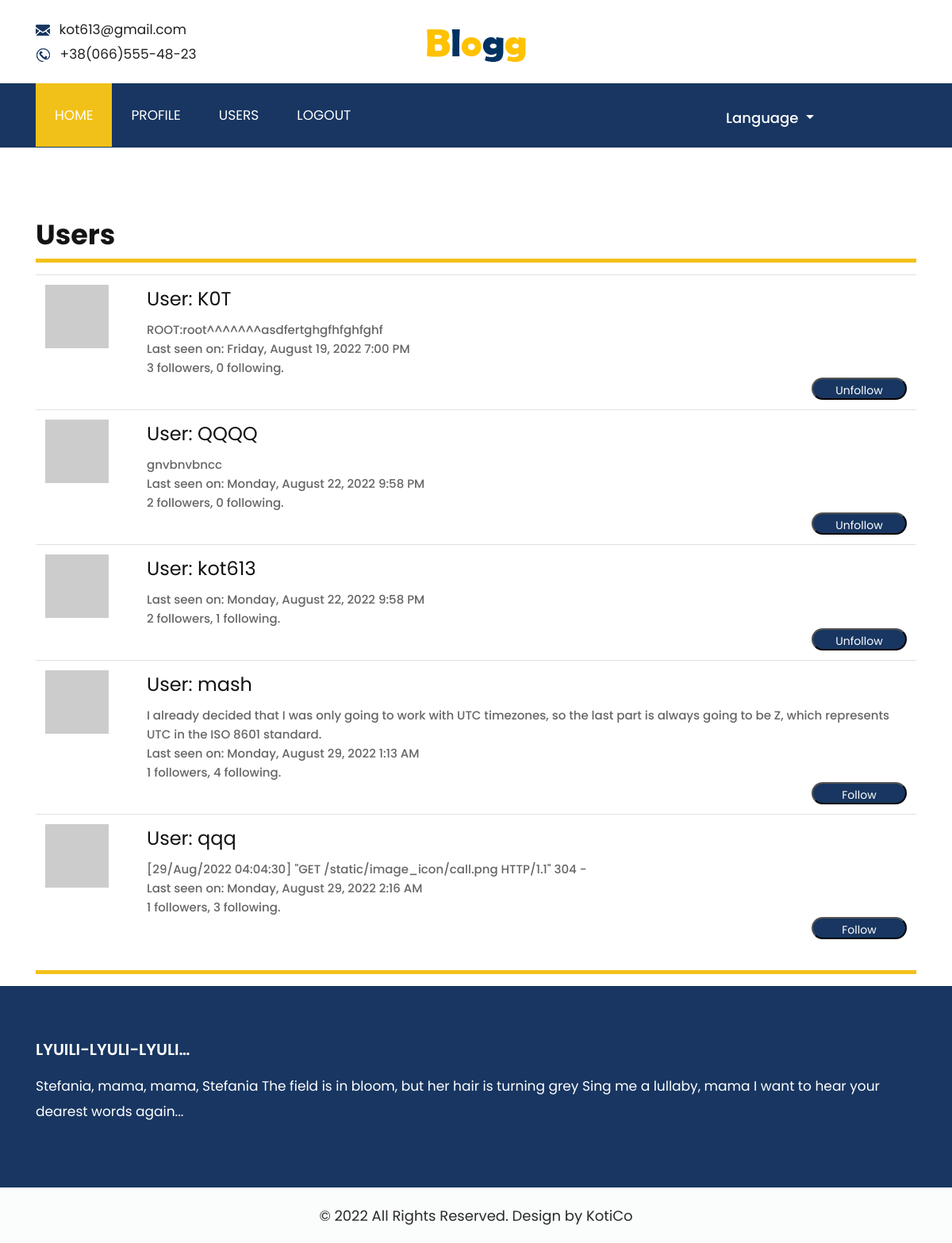
Page /users (signed in) on the earlier database version.
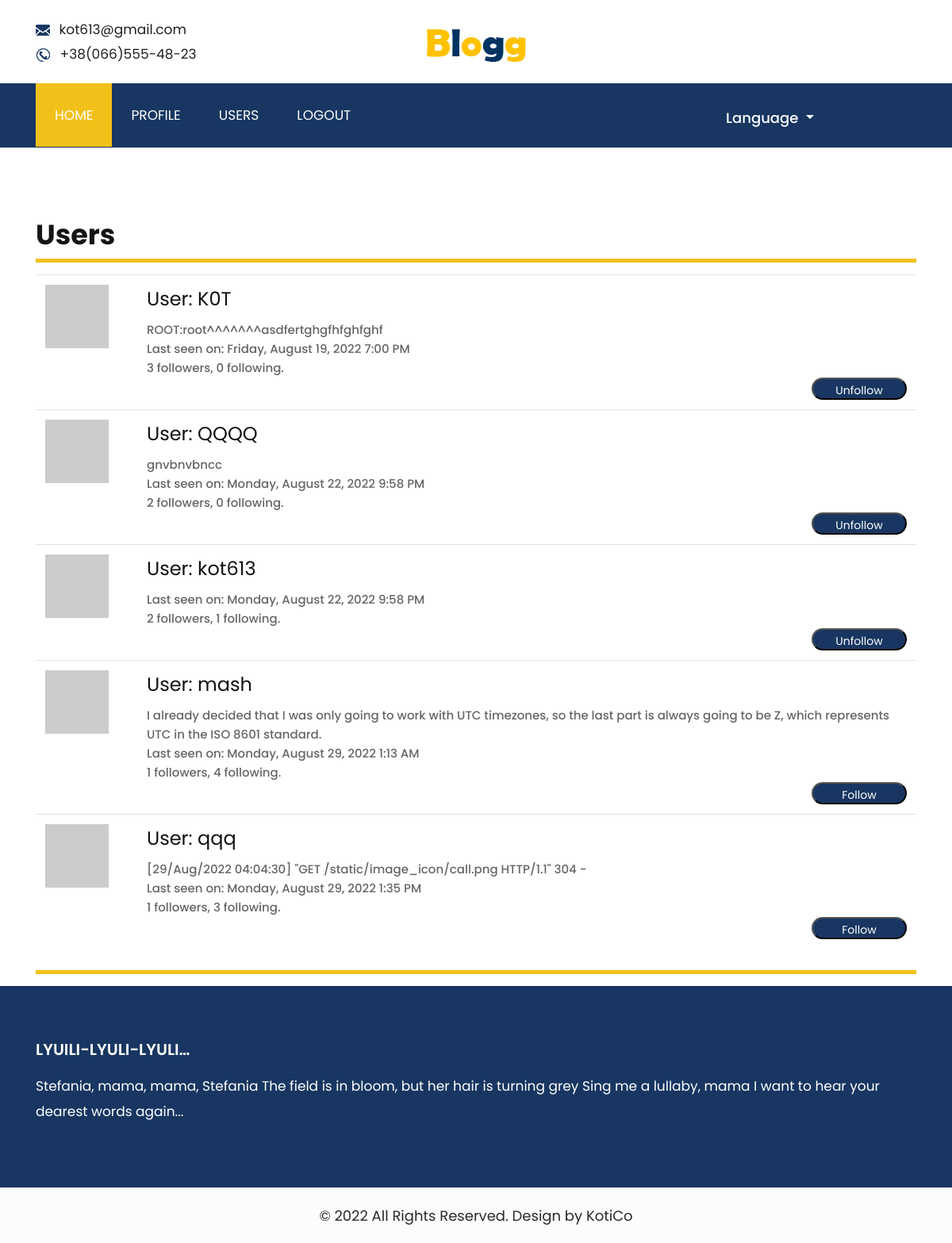
Same page on the later database version.
### app/models.py (models this page shows, shortened)
class User(UserMixin, db.Model):
    id = db.Column(db.Integer, primary_key=True)
    username = db.Column(db.String(64), index=True, unique=True)
    email = db.Column(db.String(120), index=True, unique=True)
    password_hash = db.Column(db.String(128))
    about_me = db.Column(db.String(255))
    last_seen = db.Column(db.DateTime, default=datetime.utcnow)
    posts = db.relationship('Post', backref='author', lazy='dynamic')
    followed = db.relationship(
        'User', secondary=followers,
        primaryjoin=(followers.c.follower_id == id),
        secondaryjoin=(followers.c.followed_id == id),
        backref=db.backref('followers', lazy='dynamic'), lazy='dynamic')
    def avatar(self, size):
        digest = md5(self.email.lower().encode('utf-8')).hexdigest()
        return f'https://www.gravatar.com/avatar/{digest}?d=identicon&s={size}'
    def is_following(self, user):
        return self.followed.filter(
            followers.c.followed_id == user.id).count() > 0

### app/main/routes.py (the view)
@bp.route('/users')
@login_required
def users():
    form = EmptyForm()
    users = db.session.query(User).all()
    return render_template('users.html', title=_('Users'), users=users, form=form)

### app/main/forms.py
class EmptyForm(FlaskForm):
    submit = SubmitField(_l('Submit'))

### app/main/routes.py (called while the page is built)
@bp.before_request
def before_request():
    if current_user.is_authenticated:
        current_user.last_seen = datetime.utcnow()
        db.session.commit()

### app/models.py (called while the page is built)
@login.user_loader
def load_user(id_db):
    return User.query.get(int(id_db))

### app/templates/users.html (shortened to what this page needs)
{% extends "base.html" %}
{% block app_content %}
<div class="row">
    <div class="col-md-12">
        <div class="titlepage">
            <h2>{{ _('Users') }}
        </div>
    </div>
</div>
<table class="table table-hover">
    {% for user in users %}
    {% if user != current_user %}
    <tr>
        <td width="128px"><img src="{{ user.avatar(128) }}"></td>
        <td>
            <h1>{{ _('User:') }} {{ user.username }}</h1>
            {% if user.about_me %}<p>{{ user.about_me }}</p>{% endif %}
            {% if user.last_seen %}<p>{{ _('Last seen on:') }} {{ moment(user.last_seen).format('LLLL') }}</p>{% endif %}
            <p>{{ user.followers.count() }} {{ _('followers,') }} {{ user.followed.count() }} {{ _('following.') }}</p>
            {% if user == current_user %}
            <p></p>
            {% elif not current_user.is_following(user) %}
            <p>
            <form action="{{ url_for('main.follow', username=user.username) }}" method="post">
                {{ form.submit(value=_('Follow'), class_='order') }}
            </form>
            {% else %}
            <p>
            <form action="{{ url_for('main.unfollow', username=user.username) }}" method="post">
                {{ form.submit(value=_('Unfollow'), class_='order') }}
            </form>
            {% endif %}
        </td>
    </tr>
    {% endif %}
    {% endfor %}
</table>
{% include '_pagination.html' %}
{% endblock %}

### app/templates/base.html (shortened to what this page needs)
<!DOCTYPE html>
<html lang="en">
<head>
    <link rel="stylesheet" href="{{ url_for('static', filename='css/bootstrap.min.css') }}">
    <link rel="stylesheet" href="{{ url_for('static', filename='css/style.css') }}">
    <link rel="stylesheet" href="{{ url_for('static', filename='css/responsive.css') }}">
    <link rel="stylesheet" href="{{ url_for('static', filename='css/jquery.mCustomScrollbar.min.css') }}">
    <link rel="stylesheet" href="https://netdna.bootstrapcdn.com/font-awesome/4.0.3/css/font-awesome.css">
    <link rel="stylesheet" href="https://cdnjs.cloudflare.com/ajax/libs/fancybox/2.1.5/jquery.fancybox.min.css"
          media="screen">
</head>
<body class="main-layout">
{% block navbar %}
<header>
    <div class="header">
        <div class="header_midil">
            <div class="container">
                <div class="row d_flex">
                    <div class="col-md-4">
                        <ul class="conta_icon d_none1">
                            <li><a href="mailto:kot613@gmail.com"><img
                                    src="{{ url_for('static', filename='image_icon/email.png') }}" alt="email"/>
                                kot613@gmail.com</a></li>
                            <li><a href="mailto:kot613@gmail.com"><img
                                    src="{{ url_for('static', filename='image_icon/call.png') }}" alt="email"/>
                                +38(066)555-48-23</a></li>
                        </ul>
                    </div>
                    <div class="col-md-4">
                        <a class="logo" href="{{ url_for('main.index') }}"><img
                                src="{{ url_for('static', filename='image_icon/logo.png') }}" alt="#"/></a>
                    </div>
                </div>
            </div>
        </div>
        <div class="header_bottom">
            <div class="container">
                <div class="row">
                    <div class="col-xl-8 col-lg-8 col-md-8 col-sm-8">
                        <nav class="navigation navbar navbar-expand-md navbar-dark ">
                            <div class="collapse navbar-collapse" id="navbarsExample04">
                                <ul class="navbar-nav mr-auto">
                                    <li class="nav-item active">
                                        <a class="nav-link" href="{{ url_for('main.index') }}">{{ _('Home') }}</a>
                                    </li>
                                    {% if current_user.is_anonymous %}
                                    <li class="nav-item">
                                        <a class="nav-link" href="{{ url_for('auth.login') }}">{{ _('Login') }}</a>
                                    </li>
                                    {% else %}
                                    <li class="nav-item">
                                        <a class="nav-link"
                                           href="{{ url_for('main.user', username=current_user.username) }}">{{
                                            _('Profile') }}</a>
                                    </li>
                                    <li class="nav-item">
                                        <a class="nav-link" href="{{ url_for('main.users') }}">{{ _('Users') }}</a>
                                    </li>
                                    <li class="nav-item">
                                        <a class="nav-link" href="{{ url_for('auth.logout') }}">{{ _('Logout') }}</a>
                                    </li>
                                    {% endif %}
                                </ul>
                            </div>
                        </nav>
                    </div>
                    <div class="search">
                            <button class="dropdown dropdown-toggle" type="button" id="dropdownMenuButton"
                                    data-toggle="dropdown" aria-haspopup="true" aria-expanded="false">
                                {{ _('Language') }}
                            </button>
                        </div>
                    </div>
                </div>
            </div>
        </div>
</header>
{% endblock %}
<div class="news">
    {% block content %}
    <div class="container">
        {% block app_content %}{% endblock %}
    </div>
    {% endblock %}
</div>
{% block footer %}
<footer>
    <div class="footer">
        <div class="container">
            <div class="row">
                <div class="col-md-12">
                    <div class="inror_box">
                        <h3>{{_("Lyuili-lyuli-lyuli…")}} </h3>
                        <p>{{ _("Stefania, mama, mama, Stefania
                            The field is in bloom, but her hair is turning grey
                            Sing me a lullaby, mama
                            I want to hear your dearest words again...") }}</p>
                    </div>
                </div>
            </div>
        </div>
        <div class="copyright">
            <div class="container">
                <div class="row">
                    <div class="col-md-12">
                        <p>© {{ moment().format('YYYY') }} {{ _("All Rights Reserved. Design by ") }}<a
                                href="#">KotiCo</a>
                        </p>
                    </div>
                </div>
            </div>
        </div>
    </div>
</footer>
{% endblock %}
</body>

### app/templates/_pagination.html (shortened to what this page needs)
<nav>
    <div class="row">
        <div class="col-xl-8 col-lg-8 col-md-8 col-sm-8">
        </div>
    </div>
</nav>
<div class="titlepage">
    <h2></h2>
</div>

### app/static/css/style.css (style rules this page uses)
* { box-sizing: border-box !important; }
html { scroll-behavior: smooth; }
body { color: #666666; font-size: 14px; font-family: 'Poppins', sans-serif; line-height: 1.80857; font-weight: normal; }
a { color: #1f1f1f; text-decoration: none !important; outline: none !important; -webkit-transition: all .3s ease-in-out; -moz-transition: all .3s ease-in-out; -ms-transition: all .3s ease-in-out; -o-transition: all .3s ease-in-out; transition: all .3s ease-in-out; }
h1, h2, h3, h4, h5, h6 { letter-spacing: 0; font-weight: normal; position: relative; padding: 0 0 10px 0; line-height: normal; color: #111111; margin: 0 }
h1 { font-size: 24px; }
h2 { font-size: 18px; }
h3 { font-size: 18px; }
*, *::after, *::before { -webkit-box-sizing: border-box; -moz-box-sizing: border-box; box-sizing: border-box; }
ul, li, ol { margin: 0; padding: 0; list-style: none; }
p { margin: 0; font-weight: 500; font-size: 15px; line-height: 24px; }
a { color: #222222; text-decoration: none; outline: none !important; }
a, .btn { text-decoration: none !important; outline: none !important; -webkit-transition: all .3s ease-in-out; -moz-transition: all .3s ease-in-out; -ms-transition: all .3s ease-in-out; -o-transition: all .3s ease-in-out; transition: all .3s ease-in-out; }
img { max-width: 100%; height: auto; }
button { border: 0; margin: 0; padding: 0; cursor: pointer; }
.header { width: 100%; background: #fff; }
ul.conta_icon li a img { padding-right: 7px; }
.header_midil { padding: 22px 0; }
.logo { text-align: center; display: block; }
ul.conta_icon li a { color: #202020; font-size: 17px; }
.order { padding-top: 2px; float: right; max-width: 120px; font-size: 14px !important; color: #fff !important; height: 28px; width: 100%; background-color: #183661; display: block; text-align: center; border-radius: 40px; }
.header_bottom { background-color: #183661; }
.navigation.navbar { float: left; padding: 0; }
.navigation.navbar-dark .navbar-nav .nav-link { padding: 30px 24px; color: #ffffff; font-size: 17px; line-height: 20px; font-weight: 400; text-transform: uppercase; }
.navigation.navbar-dark .navbar-nav .active>.nav-link, .navigation.navbar-dark .navbar-nav .nav-link.active, .navigation.navbar-dark .navbar-nav .nav-link.show, .navigation.navbar-dark .navbar-nav .show>.nav-link { background-color: #f2c119; }
.navbar-expand-md .navbar-nav { padding-right: 10px; }
.search { padding: 24px 0; text-align: right; margin-left: 10%; }
.titlepage h2 { font-size: 35px; color: #141414; line-height: 40px; font-weight: bold; padding: 0; }
.d_flex { display: flex; align-items: center; flex-wrap: wrap; }
.news { background-color: #fff; padding-top: 90px; }
.news .titlepage h2 { margin-bottom: 15px; padding-bottom: 10px; border-bottom: #f2c119 solid 5px; }
.footer { background: #183661; padding-top: 70px; text-align: center; }
.footer h3 { color: #fff; font-size: 20px; line-height: 20px; text-transform: uppercase; text-align: left; padding-bottom: 20px; font-weight: 600; }
.footer p { color: #fff; font-size: 17px; line-height: 32px; text-align: left; padding-right: 31px; font-weight: 400; display: inline-block; }
.copyright { margin-top: 80px; padding-bottom: 20px; background: #fbfdfd; }
.copyright p { color: #292929; font-size: 18px; line-height: 22px; text-align: center; padding-top: 25px; font-weight: normal; padding-right: 0 !important; }
.copyright a { color: #292929; }
.dropdown { background: #183661; font-weight: 500; font-size: 18px; width: 120%; height: 120%; color: #fff; transition: ease-in all 0.5s; border-radius: 5px; }

### app/static/css/icomoon.css (style rules this page uses)
body { background: #fff; }

Differences in the rows shown:
changed User "qqq": last_seen "Monday, August 29, 2022 2:16 AM" → "Monday, August 29, 2022 1:35 PM"
